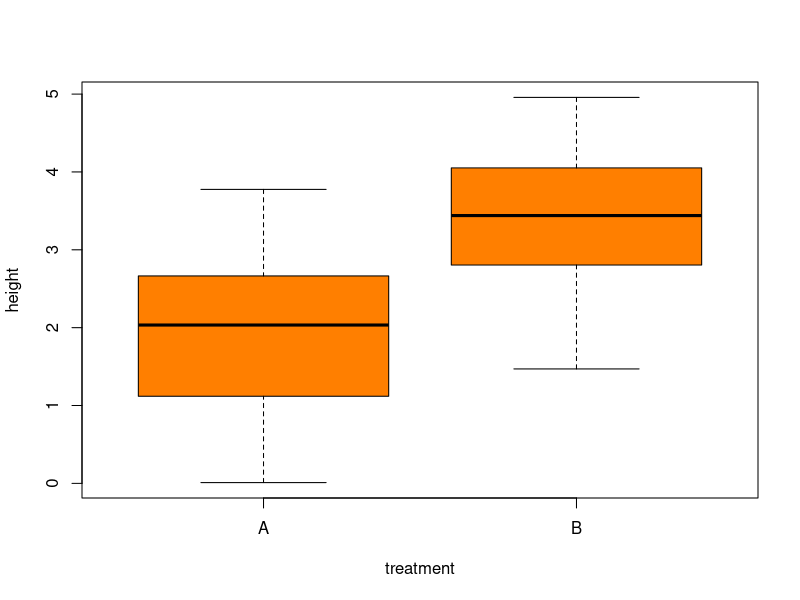
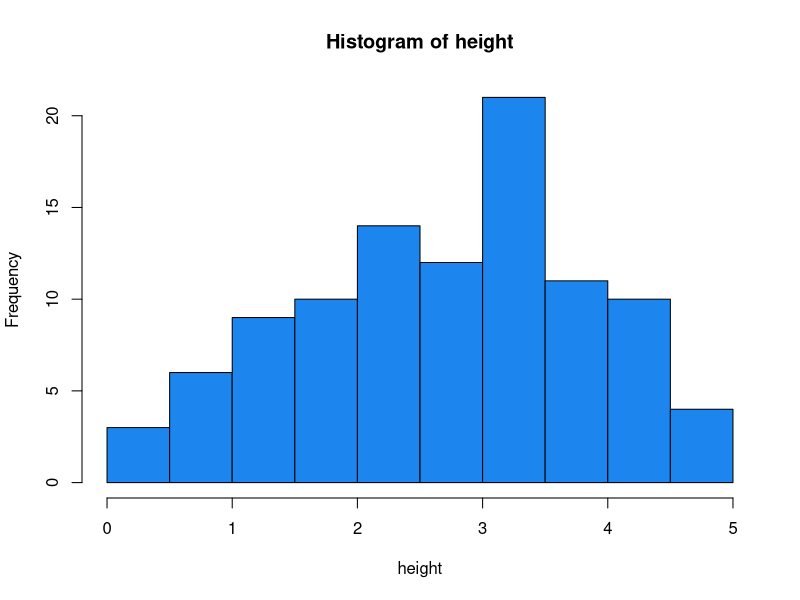
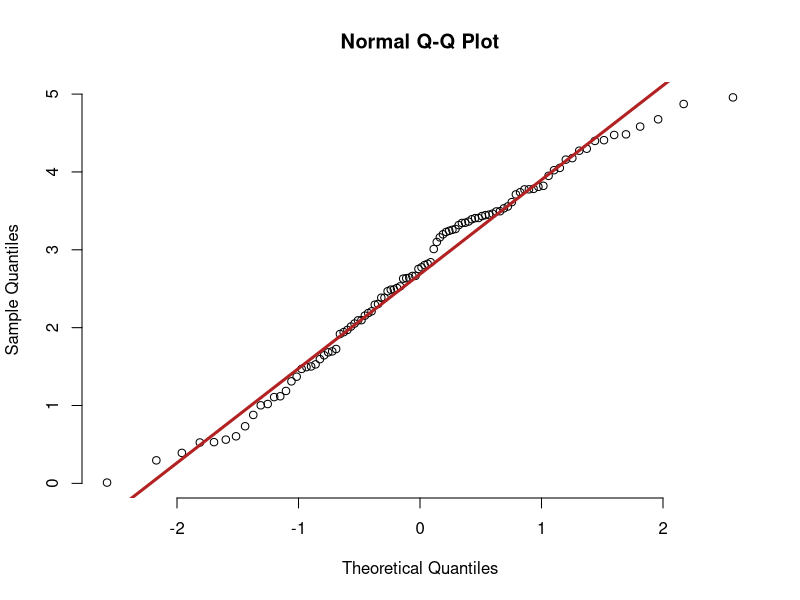
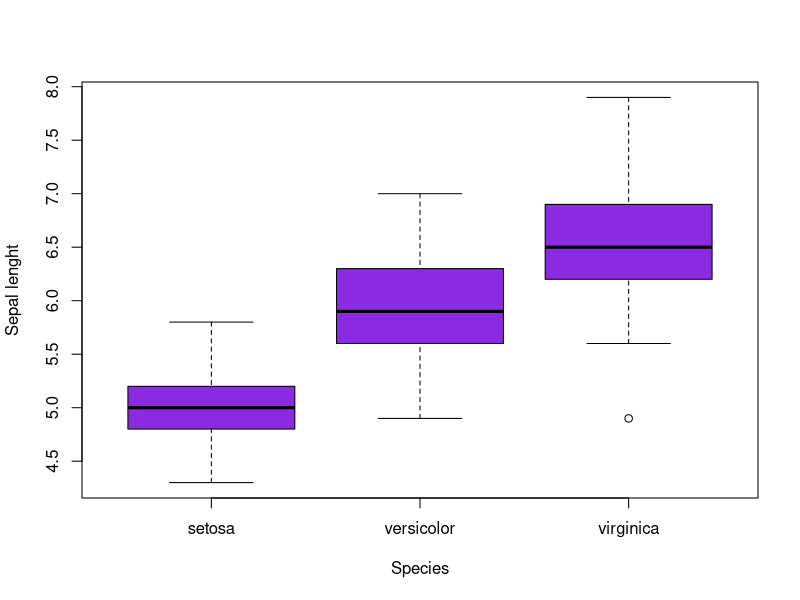
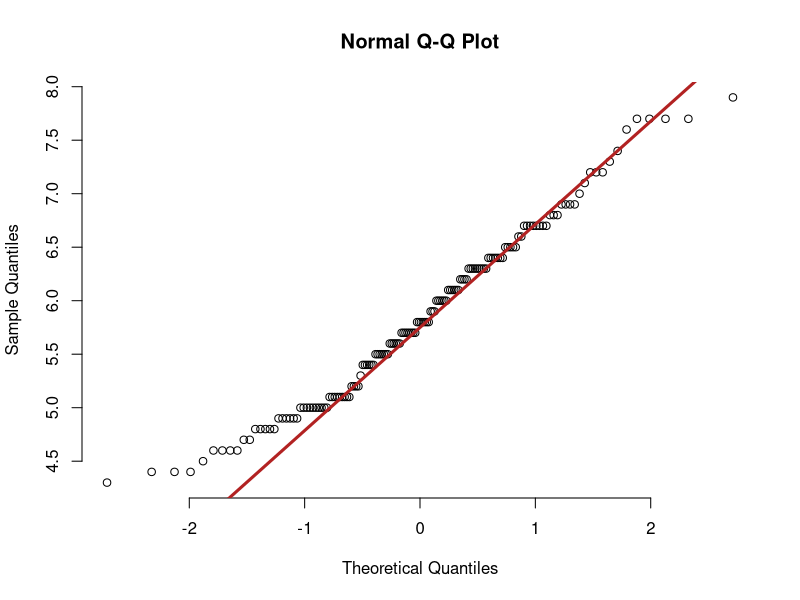
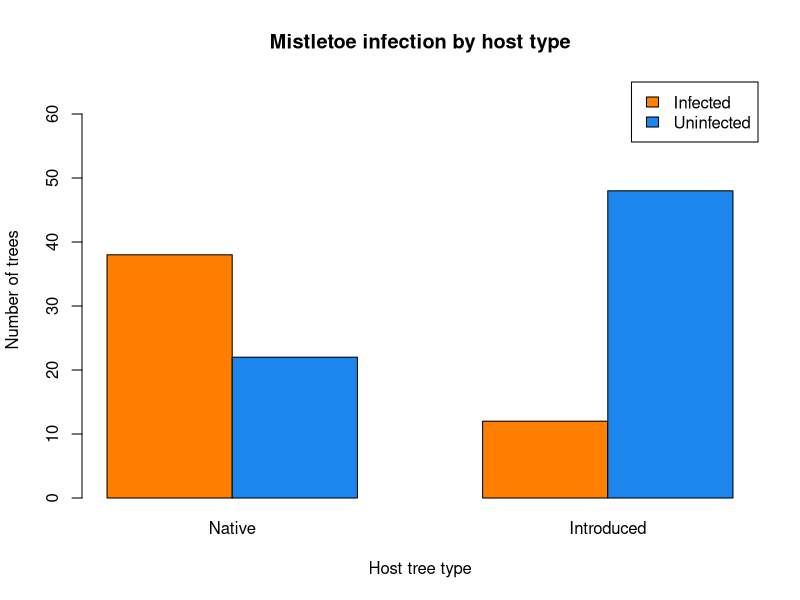
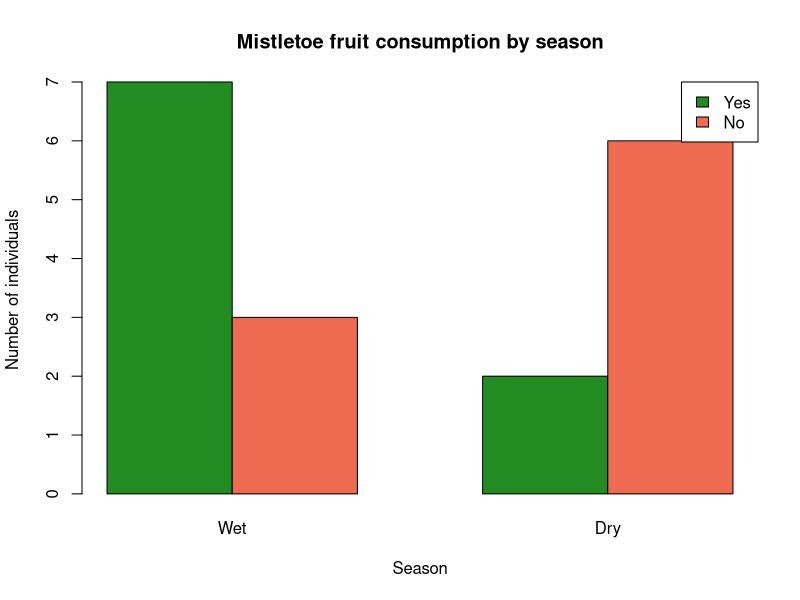

Here is the R script that generated these plots, in order:
## ---- chunk 1
knitr::opts_chunk$set(
	echo = TRUE,
	message = FALSE,
	warning = FALSE
)
## ---- chunk 2
data<-read.csv("data/03_waterpl.csv", header = TRUE, sep = ";")
attach(data)
## ---- chunk 3
t.test(height~treatment)
## ---- chunk 4
boxplot(height~treatment, col = "darkorange1")
## ---- chunk 5
shapiro.test(height)
hist(height, col = "dodgerblue2")
## ---- chunk 6
qqnorm(data$height, pch = 1, frame = FALSE)
qqline(data$height, col = "firebrick", lwd = 3)
## ---- chunk 7
bartlett.test(height~treatment)
## ---- chunk 8
wilcox.test(height~treatment)
## ---- chunk 9
data(iris)
attach(iris)
## ---- chunk 10
boxplot(Sepal.Length~Species, col = "blueviolet", ylab= "Sepal lenght")
## ---- chunk 11
comp1<-aov(Sepal.Length~Species)
summary(comp1)
## ---- chunk 12
shapiro.test(Sepal.Length)
## ---- chunk 13
qqnorm(iris$Sepal.Length, pch = 1, frame = FALSE)
qqline(iris$Sepal.Length, col = "firebrick", lwd = 3)
## ---- chunk 14
bartlett.test(Sepal.Length~Species)
## ---- chunk 15
kruskal.test(Sepal.Length~Species)
## ---- chunk 16
# Build the contingency table manually
mistletoe_table <- matrix(c(38, 12, 22, 48),
                          nrow = 2,
                          dimnames = list(
                            Host = c("Native", "Introduced"),
                            Infection = c("Infected", "Uninfected")
                          ))

mistletoe_table
## ---- chunk 17
barplot(t(mistletoe_table),
        beside = TRUE,
        col = c("darkorange1", "dodgerblue2"),
        legend.text = colnames(mistletoe_table),
        args.legend = list(x = "topright"),
        xlab = "Host tree type",
        ylab = "Number of trees",
        ylim = c(0,65),
        main = "Mistletoe infection by host type")
## ---- chunk 18
chisq.test(mistletoe_table)
## ---- chunk 19
# Cramér's V (requires the vcd package)
# install.packages("vcd")
library(vcd)
assocstats(mistletoe_table)
## ---- chunk 20
chisq.test(mistletoe_table)$expected
## ---- chunk 21
# Build the contingency table
dromiciops_table <- matrix(c(7, 2, 3, 6),
                            nrow = 2,
                            dimnames = list(
                              Season = c("Wet", "Dry"),
                              Consumption = c("Yes", "No")
                            ))

dromiciops_table
## ---- chunk 22
barplot(t(dromiciops_table),
        beside = TRUE,
        col = c("forestgreen", "coral2"),
        legend.text = colnames(dromiciops_table),
        args.legend = list(x = "topright"),
        xlab = "Season",
        ylab = "Number of individuals",
        main = "Mistletoe fruit consumption by season")
## ---- chunk 23
chisq.test(dromiciops_table)$expected
## ---- chunk 24
fisher.test(dromiciops_table)
## ---- chunk 25
sessionInfo()
